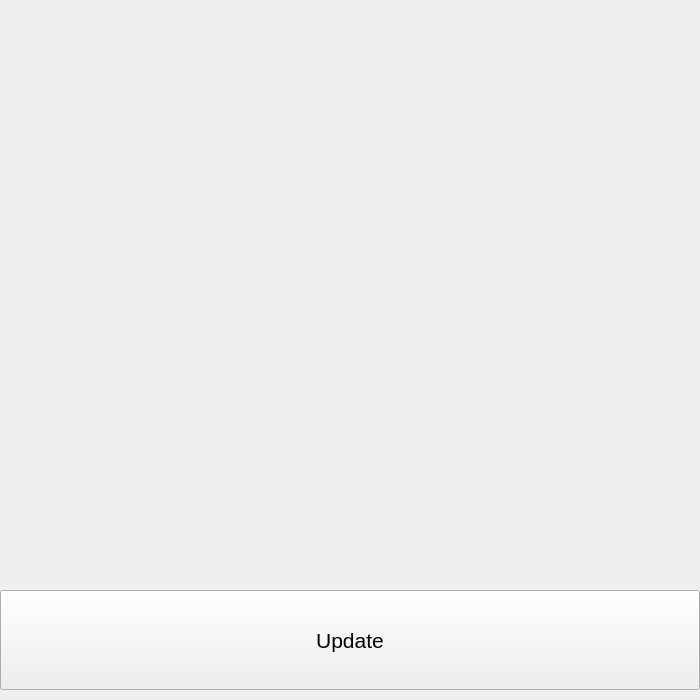
<?xml version="1.0" encoding="UTF-8"?>
<ui version="4.0">
 <class>Graph</class>
 <widget class="QWidget" name="Graph">
  <property name="geometry">
   <rect>
    <x>0</x>
    <y>0</y>
    <width>700</width>
    <height>700</height>
   </rect>
  </property>
  <property name="windowTitle">
   <string>Form</string>
  </property>
  <widget class="QFrame" name="horizontalFrame">
   <property name="geometry">
    <rect>
     <x>0</x>
     <y>0</y>
     <width>700</width>
     <height>500</height>
    </rect>
   </property>
   <layout class="QHBoxLayout" name="horizontalLayout"/>
  </widget>
  <widget class="QPushButton" name="update">
   <property name="geometry">
    <rect>
     <x>0</x>
     <y>590</y>
     <width>700</width>
     <height>100</height>
    </rect>
   </property>
   <property name="font">
    <font>
     <family>Ubuntu</family>
     <pointsize>16</pointsize>
    </font>
   </property>
   <property name="text">
    <string>Update</string>
   </property>
  </widget>
 </widget>
 <resources/>
 <connections/>
</ui>
